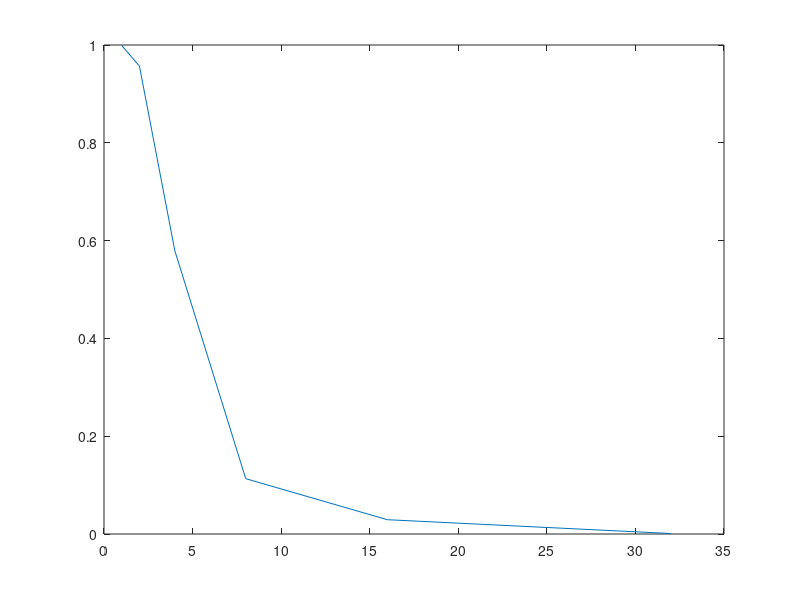

Source code (MATLAB):

p = [ 1 2 4 8 16 32 ];
predictions = zeros(1,length(p));

a = 3;
x_test = 0;
nSamples = 1000;

for i = 1:length(p)

    
    x_samples     = unifrnd(0, 1, [nSamples, p(i)]);
    x_samples_mag = sqrt(sum(x_samples.*x_samples, 2)); 
    y = exp(-a * x_samples_mag);

    x_closest = min(abs(x_samples_mag - x_test));
    predictions(i) = exp(-a * x_closest);

end

figure
plot(p, predictions);



